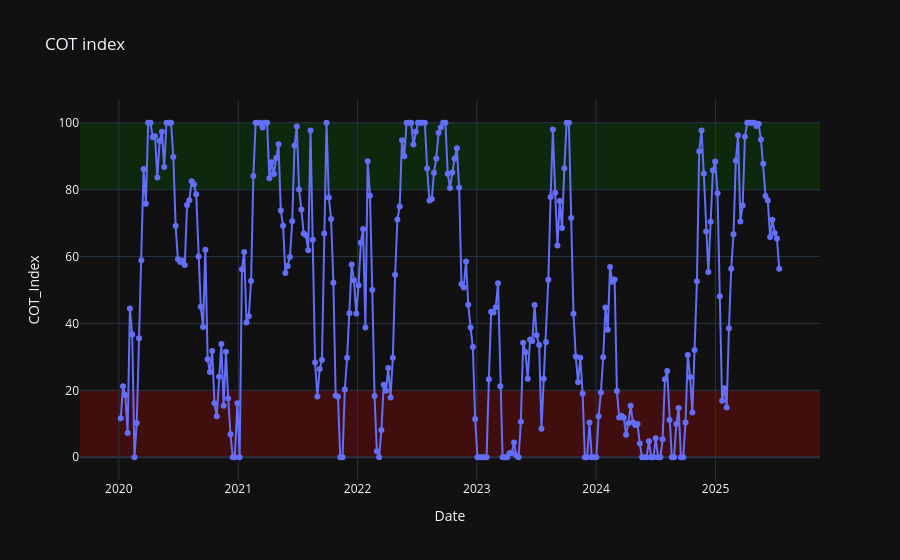

Notebook source saved alongside this figure:
### Markdown cell above
### COT index

### Code cell
fig = px.line(df.reset_index(), x='Date', y='COT_Index', title='COT index', markers=True, template='plotly_dark')

# Add green shaded area (e.g. for high index range)
fig.add_shape(
    type='rect',
    xref='paper',  # entire x-axis
    yref='y',
    x0=0,
    x1=1,
    y0=80,
    y1=100,
    fillcolor='green',
    opacity=0.2,
    line_width=0,
    layer='below'
)

# Add red shaded area (e.g. for low index range)
fig.add_shape(
    type='rect',
    xref='paper',
    yref='y',
    x0=0,
    x1=1,
    y0=0,
    y1=20,
    fillcolor='red',
    opacity=0.2,
    line_width=0,
    layer='below'
)

fig.write_html("plots/cot_index.html")

fig.show()

### Figure 1 — Plotly figure (JSON) as saved in the notebook; plotly's stock layout.template omitted (floating-point values rounded to 4 significant figures; data arrays with more than 128 entries replaced by an {"elided": "..."} marker saying what was removed)
{"data": [{"hovertemplate": "Date=%{x}<br>COT_Index=%{y}<extra></extra>", "legendgroup": "", "line": {"color": "#636efa", "dash": "solid"}, "marker": {"symbol": "circle"}, "mode": "lines+markers", "name": "", "orientation": "v", "showlegend": false, "type": "scatter", "x": {"elided": "289 str values"}, "xaxis": "x", "y": {"elided": "289 float values"}, "yaxis": "y"}], "layout": {"legend": {"tracegroupgap": 0}, "shapes": [{"fillcolor": "green", "layer": "below", "line": {"width": 0}, "opacity": 0.2, "type": "rect", "x0": 0, "x1": 1, "xref": "paper", "y0": 80, "y1": 100, "yref": "y"}, {"fillcolor": "red", "layer": "below", "line": {"width": 0}, "opacity": 0.2, "type": "rect", "x0": 0, "x1": 1, "xref": "paper", "y0": 0, "y1": 20, "yref": "y"}], "title": {"text": "COT index"}, "xaxis": {"anchor": "y", "domain": [0, 1], "title": {"text": "Date"}}, "yaxis": {"anchor": "x", "domain": [0, 1], "title": {"text": "COT_Index"}}}}
